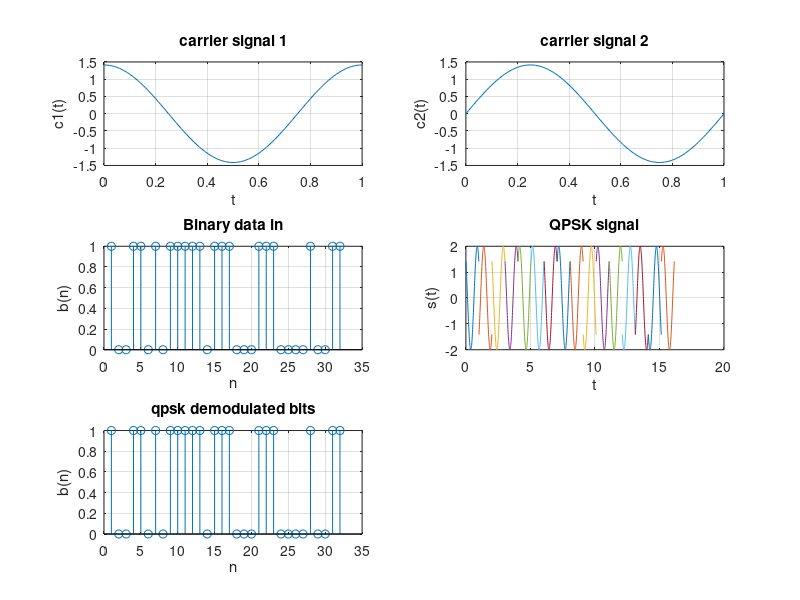

Write MATLAB code to recreate this figure.
clc
clear all 
close all

%generate qudrature carrier signal
Tb=1;
t=0:(Tb/100):Tb;
fc=1;
c1=sqrt(2/Tb)*cos(2*pi*fc*t);
c2=sqrt(2/Tb)*sin(2*pi*fc*t);

%plot c1 & c2
subplot(3,2,1);
plot(t,c1);
title('carrier signal 1');
xlabel('t');
ylabel('c1(t)');
grid on;
subplot(3,2,2);
plot(t,c2);
title('carrier signal 2');
xlabel('t');
ylabel('c2(t)');
grid on;


%generating message signal
N=32;
m=rand(1,N);
t1=0;
t2=Tb;
for i=1:2:(N-1)
    t=t1:(Tb/100):t2;
    if m(i)>0.5
        m(i)=1;
        m_s=ones(1,length(t));
    else
        m(i)=0;
        m_s=-1*ones(1,length(t));
    end

    odd_sig(i,:)=c1.*m_s;

    if m(i+1)>0.5
        m(i+1)=1;
        m_s=ones(1,length(t));
    else
        m(i+1)=0;
        m_s=-1*ones(1,length(t));
    end
    
    even_sig(i,:)=c2.*m_s;

    qpsk=odd_sig+even_sig;

%plot qpsk signal
subplot(3,2,4);
plot(t,qpsk(i,:));
title('QPSK signal');
xlabel('t');
ylabel('s(t)');
grid on;
hold on;
t1=t1+(Tb+0.01);
t2=t2+(Tb+0.01);
end
hold off;

%plot messgae signal
subplot(3,2,3);
stem(m);
title('Binary data in');
xlabel('n');
ylabel('b(n)');
grid on;

%demodulation
t1=0;
t2=Tb;
for i=1:N-1
    t=t1:(Tb/100):t2;
    x1=sum(c1.*qpsk(i,:));
    x2=sum(c2.*qpsk(i,:));
    if(x1>0 && x2>0)
        demod(i)=1;
        demod(i+1)=1;
    elseif(x1>0 && x2<0)
        demod(i)=1;
        demod(i+1)=0;
    elseif(x1<0 && x2<0)
        demod(i)=0;
        demod(i+1)=0;
    elseif(x1<0 && x2>0)
        demod(i)=0;
        demod(i+1)=1;
    end
    t1=t1+(Tb+0.01);
    t2=t2+(Tb+0.01);
end

subplot(3,2,5);
stem(demod);
title('qpsk demodulated bits');
xlabel('n');
ylabel('b(n)');
grid on;














